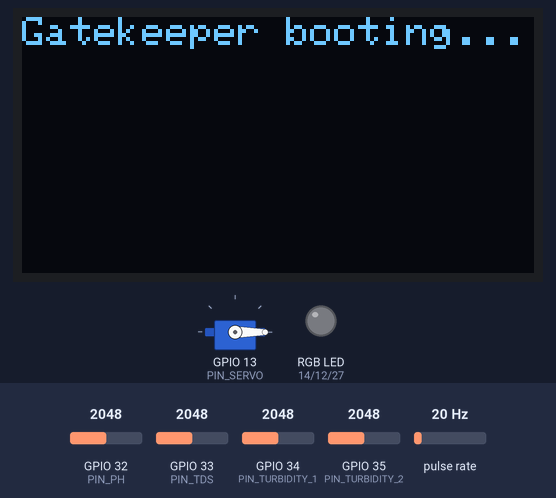
The sketch below on a simulated ESP32. Parts: servo, 128×64 one-colour display, an RGB LED mixed from three pins (HIGH = lit). Wiring (inferred from the names in the program): pulse sensor: data GPIO 4. The test bench sets the inputs (shaded band); at power-on: GPIO 32 (PIN_PH) = 2048, GPIO 33 (PIN_TDS) = 2048, GPIO 34 (PIN_TURBIDITY_1) = 2048, GPIO 35 (PIN_TURBIDITY_2) = 2048, pulse rate 20 Hz (analog values on the 0–4095 scale). Storage starts empty; what the sketch prints to the serial monitor is not drawn.

Above: at 0.4 s.
At 5.6 s:
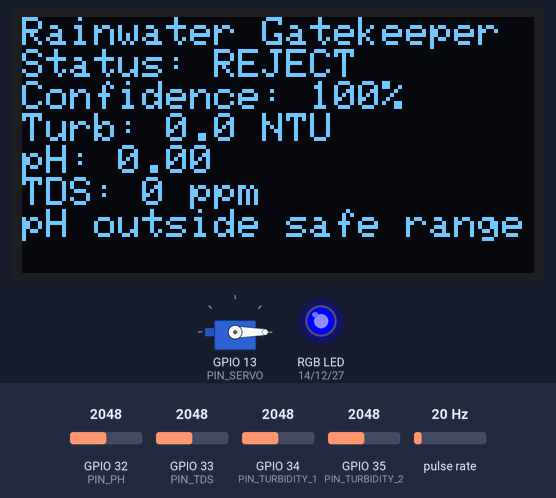
5.7 s: GPIO 32 (PIN_PH) set to 2866
At 15.5 s:
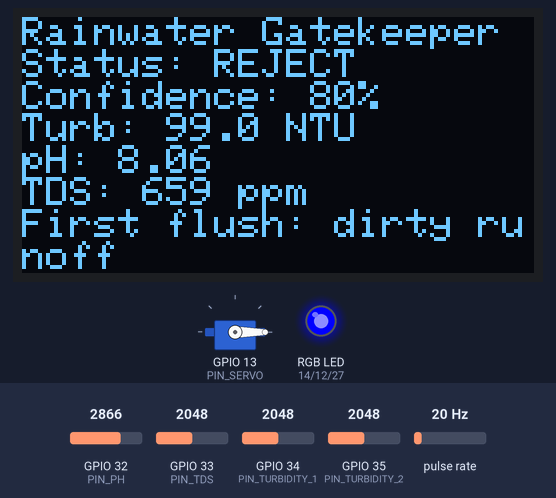
16.5 s: GPIO 32 (PIN_PH) set to 1228
At 25.5 s:
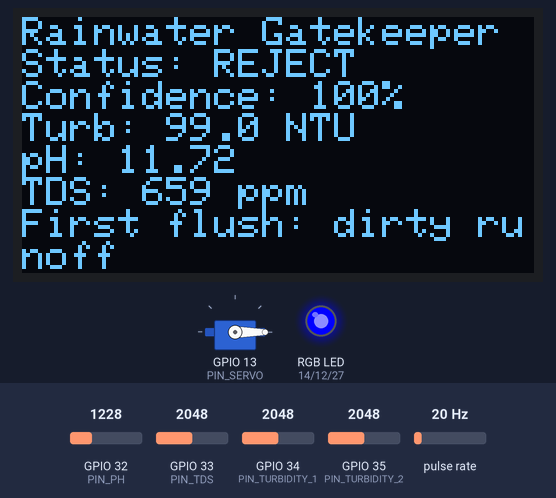
Timing chart, 0 to 27.0 s (numbered marks = the images above; inputs shaded):
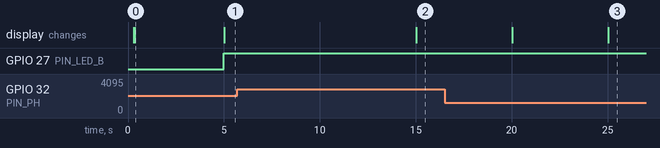

The sketch:

rainwater_gatekeeper.ino
```cpp
/*
  ============================================================================
  Self-Calibrating Rainwater Harvesting Quality Gatekeeper
  Multi-Parameter Water Sensing | ESP32 Firmware
  ============================================================================
  Project: A Self-Calibrating Rainwater Harvesting Quality Gatekeeper Using
           Multi-Parameter Water Sensing
  Board:   ESP32 Dev Module

  What this firmware does
  ------------------------
  1. Reads turbidity, pH, TDS/conductivity and flow sensors every SAMPLE_MS.
  2. Applies a 5-sample median filter to each analog sensor to suppress noise.
  3. Tracks turbidity stability (|T(k) - T(k-1)| < EPSILON for N consecutive
     readings) to detect an adaptive first-flush endpoint instead of using a
     fixed timer.
  4. Computes a multi-parameter confidence score (0-100) that penalises
     invalid readings, unrealistic drift, missing calibration and
     (optionally) disagreement between two redundant turbidity sensors.
  5. Runs the decision routine (REJECT / GARDEN / STORAGE / HOLD) and drives
     a 3-way servo valve accordingly, always failing safe to REJECT/HOLD
     when confidence is low or a sensor fault is detected.
  6. Shows live status + confidence on a 0.96" SSD1306 OLED.
  7. Logs every sample and decision, with a timestamp, to a microSD card.
  8. Sounds a buzzer / lights an RGB LED on faults or low-confidence events.

  Required libraries (install via Library Manager)
  ---------------------------------------------------
    - Adafruit GFX Library
    - Adafruit SSD1306
    - ESP32Servo
    - SD (bundled with ESP32 core)

  Wiring (default pin map - change in the CONFIG block below if different)
  ---------------------------------------------------------------------------
    Turbidity sensor 1   -> GPIO34 (ADC1_CH6, analog in)
    Turbidity sensor 2*  -> GPIO35 (ADC1_CH7, analog in)   *redundancy option
    pH sensor            -> GPIO32 (ADC1_CH4, analog in)
    TDS/conductivity     -> GPIO33 (ADC1_CH5, analog in)
    Flow sensor (pulse)  -> GPIO4  (digital in, interrupt)
    Servo (3-way valve)  -> GPIO13 (PWM out)
    OLED SDA             -> GPIO21
    OLED SCL             -> GPIO22
    Buzzer               -> GPIO25
    RGB LED  R / G / B   -> GPIO14 / GPIO12 / GPIO27
    SD card  CS          -> GPIO5  (default VSPI: MOSI 23, MISO 19, SCK 18)

  NOTE: The thresholds below are PROTOTYPE values for a tabletop demonstration.
  They are NOT drinking-water certification limits. Calibrate against your
  own reference solutions before relying on the numbers for anything beyond
  a classroom/micro-project demo.
  ============================================================================
*/

#include <Wire.h>
#include <Adafruit_GFX.h>
#include <Adafruit_SSD1306.h>
#include <ESP32Servo.h>
#include <SPI.h>
#include <SD.h>

// ============================== CONFIG ====================================

// --- Pin map ---
#define PIN_TURBIDITY_1   34
#define PIN_TURBIDITY_2   35   // set USE_REDUNDANT_TURBIDITY to true to use
#define PIN_PH            32
#define PIN_TDS           33
#define PIN_FLOW          4
#define PIN_SERVO         13
#define PIN_BUZZER        25
#define PIN_LED_R         14
#define PIN_LED_G         12
#define PIN_LED_B         27
#define PIN_SD_CS         5

// --- Feature flags ---
#define USE_REDUNDANT_TURBIDITY  true   // ILO52: redundancy / cross-validation
#define USE_SD_LOGGING           true
#define USE_OLED                 true

// --- Timing ---
const unsigned long SAMPLE_MS        = 5000;  // read every 5 seconds (as per design)
const unsigned long STANDBY_FLOW_MS  = 60000; // no-flow time before standby

// --- Median filter ---
const int FILTER_WINDOW = 5;

// --- Adaptive stability check (turbidity) ---
const float TURBIDITY_CLEAN_THRESHOLD = 10.0;  // NTU-equivalent
const float TURBIDITY_EPSILON         = 1.5;   // max allowed delta for "stable"
const int   STABLE_READINGS_REQUIRED  = 3;     // consecutive stable samples

// --- Decision thresholds (prototype values, Table 1 of the proposal) ---
const float TURBIDITY_REJECT_ABOVE   = 40.0;
const float TURBIDITY_GARDEN_LOW     = 10.0;
const float TURBIDITY_GARDEN_HIGH    = 40.0;

const float PH_REJECT_LOW   = 5.5;
const float PH_REJECT_HIGH  = 8.5;
const float PH_STORE_LOW    = 6.0;
const float PH_STORE_HIGH   = 8.0;

const float TDS_BASELINE          = 300.0;  // ppm, calibrate on site
const float TDS_SUDDEN_CHANGE_PPM = 150.0;  // |delta| beyond this => "sudden"

const int CONFIDENCE_REJECT_BELOW = 60;
const int CONFIDENCE_STORE_ABOVE  = 80;

// --- Confidence score penalties ---
const int PENALTY_INVALID_READING   = 40;
const int PENALTY_UNREALISTIC_DRIFT = 20;
const int PENALTY_NOT_CALIBRATED    = 15;
const int PENALTY_SENSOR_DISAGREE   = 25;

// --- Calibration flags (set true once each sensor has been calibrated) ---
bool turbidityCalibrated = true;
bool phCalibrated        = true;
bool tdsCalibrated       = true;

// --- Valve/servo angles (3-way diverter) ---
const int SERVO_ANGLE_REJECT  = 0;
const int SERVO_ANGLE_GARDEN  = 90;
const int SERVO_ANGLE_STORAGE = 170;

// ============================================================================

Servo valveServo;
Adafruit_SSD1306 display(128, 64, &Wire, -1);

volatile unsigned long flowPulseCount = 0;
unsigned long lastFlowPulseTime = 0;

float turbidityHistory1[FILTER_WINDOW] = {0};
float turbidityHistory2[FILTER_WINDOW] = {0};
float phHistory[FILTER_WINDOW]         = {0};
float tdsHistory[FILTER_WINDOW]        = {0};
int historyIndex = 0;
bool historyFilled = false;

float lastFilteredTurbidity = -1;
int stableCount = 0;

enum Route { ROUTE_REJECT, ROUTE_GARDEN, ROUTE_STORAGE, ROUTE_HOLD, ROUTE_STANDBY };
Route currentRoute = ROUTE_REJECT;

File logFile;

// ----------------------------- Interrupt -----------------------------------
void IRAM_ATTR onFlowPulse() {
  flowPulseCount++;
}

// ----------------------------- Utility: median ------------------------------
float median5(float arr[]) {
  float tmp[FILTER_WINDOW];
  memcpy(tmp, arr, sizeof(tmp));
  // simple insertion sort - fine for 5 elements
  for (int i = 1; i < FILTER_WINDOW; i++) {
    float key = tmp[i];
    int j = i - 1;
    while (j >= 0 && tmp[j] > key) {
      tmp[j + 1] = tmp[j];
      j--;
    }
    tmp[j + 1] = key;
  }
  return tmp[FILTER_WINDOW / 2];
}

// ----------------------------- Sensor reads ---------------------------------
// Convert raw ADC counts (0-4095) to an engineering-unit estimate.
// Replace these with your own calibration curves once you have reference
// standards; the linear maps below are placeholders for the demo.

float readTurbidityRaw(int pin) {
  int raw = analogRead(pin);
  // Higher turbidity -> lower voltage for most low-cost IR turbidity modules.
  // Map 0-4095 to an NTU-equivalent 0-200 scale (placeholder calibration).
  float ntu = map(raw, 4095, 0, 0, 200);
  return ntu;
}

float readPHRaw(int pin) {
  int raw = analogRead(pin);
  float voltage = raw * (3.3 / 4095.0);
  // Placeholder linear calibration: adjust slope/intercept after calibrating
  // against pH 4 / 7 / 9 buffer solutions.
  float ph = 7.0 + ((2.5 - voltage) / 0.18);
  return ph;
}

float readTDSRaw(int pin) {
  int raw = analogRead(pin);
  float voltage = raw * (3.3 / 4095.0);
  // Placeholder TDS curve (ppm); recalibrate with a known-TDS solution.
  float tds = (133.42 * voltage * voltage * voltage
               - 255.86 * voltage * voltage
               + 857.39 * voltage) * 0.5;
  return tds;
}

bool isValidReading(float v, float minV, float maxV) {
  return (v >= minV && v <= maxV) && !isnan(v);
}

// ----------------------------- Confidence score ------------------------------
int computeConfidence(bool turbidityValid, bool phValid, bool tdsValid,
                       bool unrealisticDrift, bool sensorsDisagree) {
  int confidence = 100;
  if (!turbidityValid || !phValid || !tdsValid) confidence -= PENALTY_INVALID_READING;
  if (unrealisticDrift) confidence -= PENALTY_UNREALISTIC_DRIFT;
  if (!turbidityCalibrated || !phCalibrated || !tdsCalibrated) confidence -= PENALTY_NOT_CALIBRATED;
  if (sensorsDisagree) confidence -= PENALTY_SENSOR_DISAGREE;
  if (confidence < 0) confidence = 0;
  return confidence;
}

// ----------------------------- Decision logic --------------------------------
Route decideRoute(float filteredTurbidity, float filteredPH, float filteredTDS,
                   int confidence, bool stable, bool flowDetected,
                   String &reason) {

  if (!flowDetected) {
    reason = "No flow - standby";
    return ROUTE_STANDBY;
  }

  if (confidence < CONFIDENCE_REJECT_BELOW) {
    reason = "Sensor validation failed / low confidence";
    return ROUTE_HOLD;
  }

  if (filteredTurbidity > TURBIDITY_REJECT_ABOVE) {
    reason = "First flush: dirty runoff";
    return ROUTE_REJECT;
  }

  bool turbidityOkForStore = (filteredTurbidity < TURBIDITY_GARDEN_LOW) && stable;
  bool phOkForStore  = (filteredPH >= PH_STORE_LOW && filteredPH <= PH_STORE_HIGH);
  bool phRejectRange = (filteredPH < PH_REJECT_LOW || filteredPH > PH_REJECT_HIGH);

  if (phRejectRange) {
    reason = "pH outside safe range";
    return ROUTE_REJECT;
  }

  if (turbidityOkForStore && phOkForStore && confidence > CONFIDENCE_STORE_ABOVE) {
    reason = "Water accepted for storage";
    return ROUTE_STORAGE;
  }

  reason = "Intermediate-quality water";
  return ROUTE_GARDEN;
}

// ----------------------------- Actuation --------------------------------------
void driveValve(Route route) {
  switch (route) {
    case ROUTE_REJECT:
    case ROUTE_HOLD:
      valveServo.write(SERVO_ANGLE_REJECT);
      break;
    case ROUTE_GARDEN:
      valveServo.write(SERVO_ANGLE_GARDEN);
      break;
    case ROUTE_STORAGE:
      valveServo.write(SERVO_ANGLE_STORAGE);
      break;
    case ROUTE_STANDBY:
      // leave valve in last safe (reject) position
      valveServo.write(SERVO_ANGLE_REJECT);
      break;
  }
}

void alertFault() {
  digitalWrite(PIN_LED_R, HIGH);
  digitalWrite(PIN_LED_G, LOW);
  digitalWrite(PIN_LED_B, LOW);
  tone(PIN_BUZZER, 2000, 300);
}

void alertOk(Route route) {
  noTone(PIN_BUZZER);
  switch (route) {
    case ROUTE_STORAGE:
      digitalWrite(PIN_LED_R, LOW);
      digitalWrite(PIN_LED_G, HIGH);
      digitalWrite(PIN_LED_B, LOW);
      break;
    case ROUTE_GARDEN:
      digitalWrite(PIN_LED_R, HIGH);
      digitalWrite(PIN_LED_G, HIGH);
      digitalWrite(PIN_LED_B, LOW);
      break;
    default:
      digitalWrite(PIN_LED_R, LOW);
      digitalWrite(PIN_LED_G, LOW);
      digitalWrite(PIN_LED_B, HIGH);
      break;
  }
}

// ----------------------------- Display ----------------------------------------
String routeToString(Route r) {
  switch (r) {
    case ROUTE_REJECT:  return "REJECT";
    case ROUTE_GARDEN:  return "GARDEN";
    case ROUTE_STORAGE: return "STORAGE";
    case ROUTE_HOLD:    return "HOLD (FAULT)";
    case ROUTE_STANDBY: return "STANDBY";
  }
  return "?";
}

void updateDisplay(Route route, int confidence, String reason,
                    float turbidity, float ph, float tds) {
#if USE_OLED
  display.clearDisplay();
  display.setTextSize(1);
  display.setTextColor(SSD1306_WHITE);
  display.setCursor(0, 0);
  display.println("Rainwater Gatekeeper");
  display.print("Status: "); display.println(routeToString(route));
  display.print("Confidence: "); display.print(confidence); display.println("%");
  display.print("Turb: "); display.print(turbidity, 1); display.println(" NTU");
  display.print("pH: "); display.println(ph, 2);
  display.print("TDS: "); display.print(tds, 0); display.println(" ppm");
  display.println(reason);
  display.display();
#endif
}

// ----------------------------- SD logging ---------------------------------------
void logToSD(unsigned long timestamp, float turbidity, float ph, float tds,
             float flowRate, int confidence, Route route, String reason) {
#if USE_SD_LOGGING
  logFile = SD.open("/log.csv", FILE_APPEND);
  if (logFile) {
    logFile.print(timestamp); logFile.print(",");
    logFile.print(turbidity, 2); logFile.print(",");
    logFile.print(ph, 2); logFile.print(",");
    logFile.print(tds, 2); logFile.print(",");
    logFile.print(flowRate, 2); logFile.print(",");
    logFile.print(confidence); logFile.print(",");
    logFile.print(routeToString(route)); logFile.print(",");
    logFile.println(reason);
    logFile.close();
  } else {
    Serial.println("ERROR: could not open /log.csv for append");
  }
#endif
}

// ----------------------------- Setup --------------------------------------------
void setup() {
  Serial.begin(115200);
  delay(300);
  Serial.println("Rainwater Quality Gatekeeper - booting...");

  analogReadResolution(12); // 0-4095

  pinMode(PIN_FLOW, INPUT_PULLUP);
  attachInterrupt(digitalPinToInterrupt(PIN_FLOW), onFlowPulse, RISING);

  pinMode(PIN_BUZZER, OUTPUT);
  pinMode(PIN_LED_R, OUTPUT);
  pinMode(PIN_LED_G, OUTPUT);
  pinMode(PIN_LED_B, OUTPUT);

  valveServo.setPeriodHertz(50);
  valveServo.attach(PIN_SERVO, 500, 2400);
  valveServo.write(SERVO_ANGLE_REJECT); // fail-safe default on boot

#if USE_OLED
  if (!display.begin(SSD1306_SWITCHCAPVCC, 0x3C)) {
    Serial.println("WARNING: OLED not found - continuing without display");
  } else {
    display.clearDisplay();
    display.setTextSize(1);
    display.setTextColor(SSD1306_WHITE);
    display.setCursor(0, 0);
    display.println("Gatekeeper booting...");
    display.display();
  }
#endif

#if USE_SD_LOGGING
  if (!SD.begin(PIN_SD_CS)) {
    Serial.println("WARNING: SD card not found - logging disabled for this run");
  } else {
    if (!SD.exists("/log.csv")) {
      logFile = SD.open("/log.csv", FILE_WRITE);
      if (logFile) {
        logFile.println("timestamp_ms,turbidity_ntu,ph,tds_ppm,flow_rate,confidence,route,reason");
        logFile.close();
      }
    }
    Serial.println("SD logging ready: /log.csv");
  }
#endif

  Serial.println("Setup complete. Entering main loop.");
}

// ----------------------------- Main loop -----------------------------------------
unsigned long lastSampleTime = 0;

void loop() {
  unsigned long now = millis();

  // Track flow for standby detection
  static unsigned long lastPulseCountCheck = 0;
  static unsigned long lastKnownPulseCount = 0;
  if (flowPulseCount != lastKnownPulseCount) {
    lastKnownPulseCount = flowPulseCount;
    lastFlowPulseTime = now;
  }
  bool flowDetected = (now - lastFlowPulseTime) < STANDBY_FLOW_MS;

  if (now - lastSampleTime < SAMPLE_MS) {
    return; // non-blocking wait until next sample window
  }
  lastSampleTime = now;

  // ---- 1. Read raw sensors ----
  float rawTurb1 = readTurbidityRaw(PIN_TURBIDITY_1);
  float rawTurb2 = USE_REDUNDANT_TURBIDITY ? readTurbidityRaw(PIN_TURBIDITY_2) : rawTurb1;
  float rawPH    = readPHRaw(PIN_PH);
  float rawTDS   = readTDSRaw(PIN_TDS);

  // flow rate estimate: pulses since last sample / sample interval
  static unsigned long lastFlowCountForRate = 0;
  unsigned long pulsesThisWindow = flowPulseCount - lastFlowCountForRate;
  lastFlowCountForRate = flowPulseCount;
  // YF-S201 typical: 450 pulses/litre -> litres/min
  float flowRate = (pulsesThisWindow / 450.0) * (60000.0 / SAMPLE_MS);

  // ---- 2. Push into rolling history buffers ----
  turbidityHistory1[historyIndex] = rawTurb1;
  turbidityHistory2[historyIndex] = rawTurb2;
  phHistory[historyIndex]         = rawPH;
  tdsHistory[historyIndex]        = rawTDS;
  historyIndex = (historyIndex + 1) % FILTER_WINDOW;
  if (historyIndex == 0) historyFilled = true;

  // ---- 3. Median filter ----
  float filteredTurb1 = median5(turbidityHistory1);
  float filteredTurb2 = median5(turbidityHistory2);
  float filteredTurb  = USE_REDUNDANT_TURBIDITY
                           ? (filteredTurb1 + filteredTurb2) / 2.0
                           : filteredTurb1;
  float filteredPH  = median5(phHistory);
  float filteredTDS = median5(tdsHistory);

  // ---- 4. Validate readings ----
  bool turbValid = isValidReading(filteredTurb, 0, 200);
  bool phValid   = isValidReading(filteredPH, 0, 14);
  bool tdsValid  = isValidReading(filteredTDS, 0, 2000);

  bool unrealisticDrift = false;
  if (lastFilteredTurbidity >= 0) {
    float delta = fabs(filteredTurb - lastFilteredTurbidity);
    if (delta > 80) unrealisticDrift = true; // implausible single-step jump
  }

  bool sensorsDisagree = USE_REDUNDANT_TURBIDITY &&
                          (fabs(filteredTurb1 - filteredTurb2) > 15.0);

  // ---- 5. Stability check (adaptive first-flush endpoint) ----
  bool stable = false;
  if (lastFilteredTurbidity >= 0) {
    float delta = fabs(filteredTurb - lastFilteredTurbidity);
    if (filteredTurb < TURBIDITY_CLEAN_THRESHOLD && delta < TURBIDITY_EPSILON) {
      stableCount++;
    } else {
      stableCount = 0;
    }
  }
  stable = (stableCount >= STABLE_READINGS_REQUIRED);
  lastFilteredTurbidity = filteredTurb;

  // ---- 6. Confidence score ----
  int confidence = computeConfidence(turbValid, phValid, tdsValid,
                                      unrealisticDrift, sensorsDisagree);

  // ---- 7. Decision ----
  String reason;
  Route route = decideRoute(filteredTurb, filteredPH, filteredTDS,
                             confidence, stable, flowDetected, reason);
  currentRoute = route;

  // ---- 8. Actuate, display, alert, log ----
  driveValve(route);

  if (route == ROUTE_HOLD) {
    alertFault();
  } else {
    alertOk(route);
  }

  updateDisplay(route, confidence, reason, filteredTurb, filteredPH, filteredTDS);
  logToSD(now, filteredTurb, filteredPH, filteredTDS, flowRate, confidence, route, reason);

  // ---- 9. Serial debug ----
  Serial.printf("[%lu ms] Turb=%.1f NTU  pH=%.2f  TDS=%.0f ppm  Flow=%.2f L/min  "
                "Conf=%d%%  Route=%s  (%s)\n",
                now, filteredTurb, filteredPH, filteredTDS, flowRate,
                confidence, routeToString(route).c_str(), reason.c_str());
}
```

Measured:
- after the input at 5.7 s, the display: changes after 9.3 s (image 2)
- after the input at 16.5 s, the display: first differs from a run without the input after 8.5 s (image 3)
- what the display in image 0 shows lasts 4.6 s, from 0.4 s to 5.0 s
